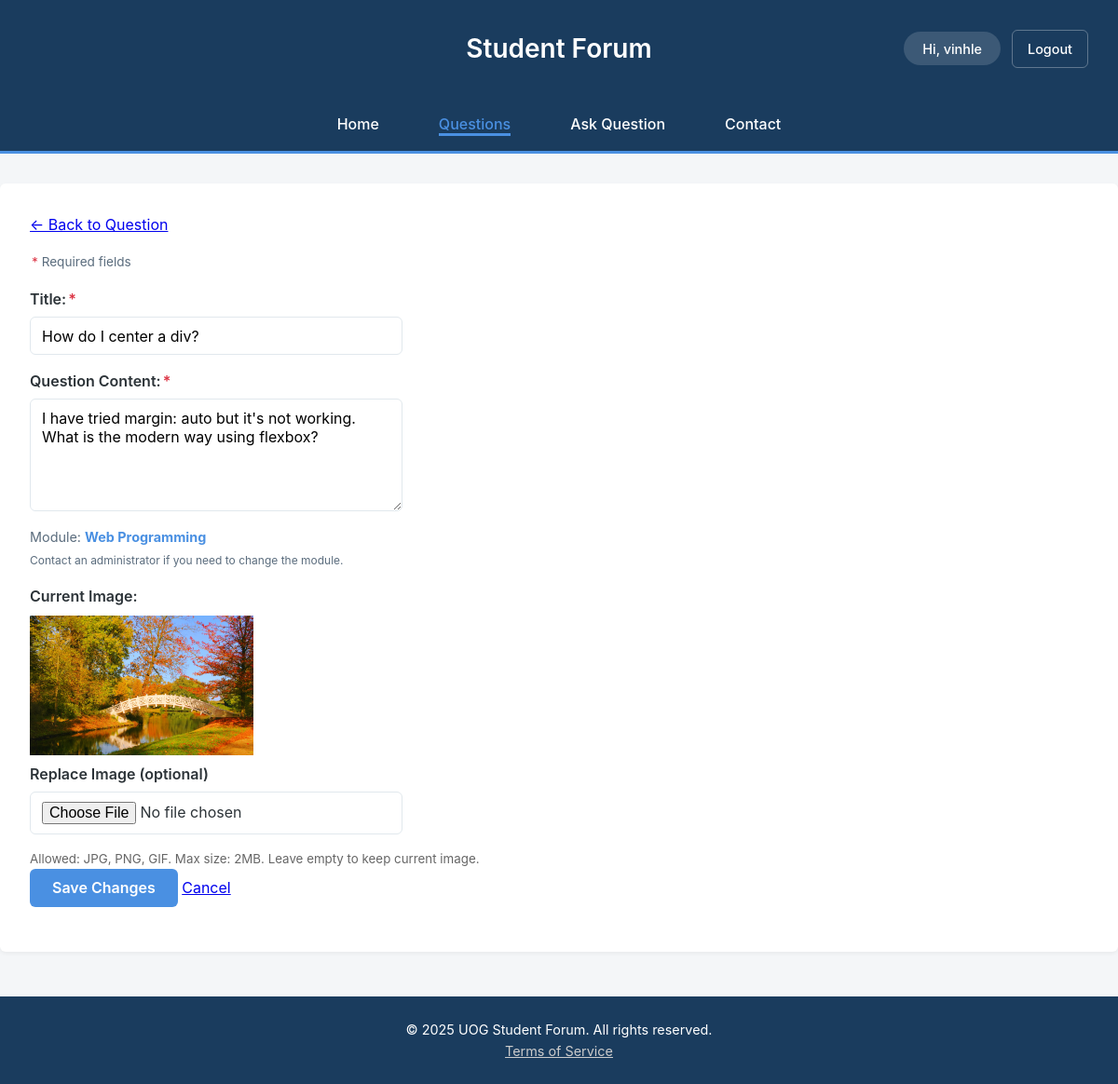
The page /editquestion.php?id=1 (signed in) on the database its author committed.
### tables this page shows
CREATE TABLE `question` (
  `question_id` int(11) NOT NULL,
  `title` varchar(255) NOT NULL,
  `content` text NOT NULL,
  `image` varchar(255) DEFAULT NULL,
  `view_count` int(11) NOT NULL DEFAULT 0,
  `status` varchar(50) NOT NULL DEFAULT 'active',
  `created_at` timestamp NOT NULL DEFAULT current_timestamp(),
  `user_id` int(11) DEFAULT NULL,
  `module_id` int(11) NOT NULL,
  `updated_at` timestamp NOT NULL DEFAULT current_timestamp() ON UPDATE current_timestamp()
);

CREATE TABLE `module` (
  `module_id` int(11) NOT NULL,
  `module_name` varchar(255) NOT NULL,
  `status` varchar(50) NOT NULL DEFAULT 'active'
);

### editquestion.php (called while the page is built, shortened)
<?php
include INCLUDES_PATH . 'DatabaseConnection.php';
include FUNCTIONS_PATH . 'DatabaseFunctions.php';
include FUNCTIONS_PATH . 'QuestionDbFunctions.php';
include FUNCTIONS_PATH . 'ModuleDbFunctions.php';
try {
    $question_id = (int) ($_POST['question_id'] ?? $_GET['id'] ?? 0);
    $question = getQuestion($pdo, $question_id);
    $module = getModule($pdo, $question['module_id']);
    $moduleName = $module ? $module['module_name'] : 'Unknown';
    include PUBLIC_TEMPLATES . 'editquestion.html.php';
} catch (PDOException $e) {
    $title = 'An error has occurred';
    $output = 'Database error: ' . $e->getMessage();
}
include PUBLIC_TEMPLATES . 'layout.html.php';

### includes/functions/DatabaseFunctions.php (called while the page is built, shortened)
<?php
function query($pdo, $sql, $parameters = []) {
    $query = $pdo->prepare($sql);
    $query->execute($parameters);
    return $query;
}
function getById($pdo, $table, $id) {
    $table_ids = [
        'question' => 'question_id',
        'user_account' => 'user_id',
        'module' => 'module_id',
        'message' => 'message_id',
        'answer' => 'answer_id'
    ];
    $table_id = $table_ids[$table];
    $sql = "SELECT * FROM {$table} WHERE {$table_id} = :id";
    $parameters = [':id' => $id];
    $query = query($pdo, $sql, $parameters);
    return $query->fetch();
}

### includes/functions/QuestionDbFunctions.php (called while the page is built, shortened)
<?php
function getQuestion($pdo, $question_id) {
    return getById($pdo, 'question', $question_id);
}

### includes/functions/ModuleDbFunctions.php (called while the page is built, shortened)
<?php
function getModule($pdo, $module_id) {
    return getById($pdo, 'module', $module_id);
}

### templates/public/editquestion.html.php (the view, shortened to what this page needs)
<p><a href="questiondetail.php?id=<?= $question['question_id'] ?>" class="btn-secondary">&larr; Back to Question</a></p>
<form action="" method="post" enctype="multipart/form-data" class="needs-validation" novalidate>
    <p class="required-note"><span class="required">*</span> Required fields</p>
    <label for="title">Title:<span class="required">*</span></label>
    <input type="text" id="title" name="title" required maxlength="255" value="<?=htmlspecialchars($question['title'] ?? '', ENT_QUOTES, 'UTF-8')?>">
    <label for="content">Question Content:<span class="required">*</span></label>
    <textarea id="content" name="content" rows="5" cols="60" required><?=htmlspecialchars($question['content'] ?? '', ENT_QUOTES, 'UTF-8')?></textarea>
    <p class="form-note">Module: <strong><?=htmlspecialchars($moduleName ?? 'Unknown', ENT_QUOTES, 'UTF-8')?></strong>
    <br><small>Contact an administrator if you need to change the module.</small></p>
    <?php if (!empty($question['image'])): ?>
    <div class="current-image">
        <label>Current Image:</label>
        <img src="images/<?=htmlspecialchars($question['image'], ENT_QUOTES, 'UTF-8')?>" alt="Current question image" style="max-height: 150px; display: block; margin: 0.5rem 0;">
    </div>
    <?php endif; ?>
    <label for="image">Replace Image (optional)</label>
    <input type="file" id="image" name="image" accept="image/*">
    <small style="display: block; margin-top: 0.25rem; color: #666;">Allowed: JPG, PNG, GIF. Max size: 2MB. Leave empty to keep current image.</small>
    <div class="form-actions">
        <input type="submit" name="submit" value="Save Changes" class="btn-primary">
        <a href="questiondetail.php?id=<?= $question['question_id'] ?>" class="btn-secondary">Cancel</a>
    </div>
</form>

### templates/css/questions.css (style rules this page uses)
:root { --primary-brand: #1A3C5E; --accent-blue: #4A90E2; --page-bg: #F4F6F8; --content-bg: #FFFFFF; --text-primary: #2C3338; --text-secondary: #5A6C7D; --font-stack: -apple-system, BlinkMacSystemFont, "Segoe UI", Roboto, "Helvetica Neue", Arial, sans-serif; --line-height-base: 1.6; --shadow-subtle: 0 2px 4px rgba(0, 0, 0, 0.05); --shadow-medium: 0 4px 8px rgba(0, 0, 0, 0.1); --border-radius: 6px; --border-color: #E1E8ED; }
* { margin: 0; padding: 0; box-sizing: border-box; }
body { font-family: var(--font-stack); line-height: var(--line-height-base); background-color: var(--page-bg); color: var(--text-primary); }
p { margin-bottom: 1em; }
form { overflow: auto; clear: both; display: block; }
label { display: block; clear: left; padding: 0; margin: 0 0 0.35rem 0; font-weight: 600; color: var(--text-primary); }
.required { color: #dc3545; margin-left: 2px; }
.required-note { font-size: 0.85rem; color: var(--text-secondary); margin-bottom: 1rem; }
input, select, textarea { display: block; width: 100%; max-width: 400px; margin-bottom: 1em; padding: 0.6rem 0.75rem; border: 1px solid var(--border-color); border-radius: var(--border-radius); font-family: var(--font-stack); font-size: 1rem; transition: border-color 0.2s ease; }
input[type="submit"], button { display: inline-block; width: auto; padding: 0.65rem 1.5rem; background-color: var(--accent-blue); color: white; border: none; border-radius: var(--border-radius); font-weight: 600; cursor: pointer; transition: background-color 0.2s ease; }
form p { clear: both; }
.btn-primary { display: inline-block; padding: 0.75rem 1.5rem; background-color: var(--accent-blue); color: white !important; border: none; border-radius: var(--border-radius); font-size: 1rem; font-weight: 600; cursor: pointer; transition: background-color 0.2s ease; text-decoration: none; }
.form-note { color: var(--text-secondary); font-size: 0.9rem; margin: 0.5rem 0 1rem 0; }
.form-note strong { color: var(--accent-blue); }

### rows shown on the page
question: title "How do I center a div?", content "I have tried margin: auto but it's not working. What is the modern way using flexbox?", image (picture)
module: module_name "Web Programming"

### other values the page prints
$_SESSION['username'] "vinhle"
